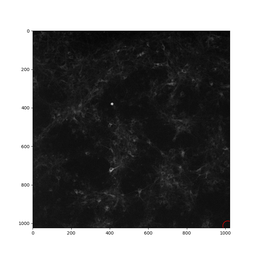
#> input picture results/frames/0.png, 256 x 256 px, shrunk from 800 x 800 before the run, given in place of small.tif, which was not available
$ python main.py
#> lines starting #> are read from the running program, lines starting #| are printed output that depends on the picture; pictures that were not available may be replaced by others from this repository, and a replacement may not be noted
### scripts/display.py
import numpy as np
import matplotlib.pyplot as plt
import matplotlib.animation as animation
import skimage as sk


# [70 lines left out: functions show_image, grid_view, display_video, plot_frame_stat, not called in this run]


def plot_blobs(blobs, ax=None):
    """
    Plot the blobs in an image
    """
    ax = plt.gca() if ax is None else ax

    for b in blobs:
        circle = (plt.Circle((b[1], b[0]), np.sqrt(2) * b[2], color='r', fill=False))
        ax.add_artist(circle)

    return ax


# [81 lines left out: functions plot_blobs_scatter, display_video_blobs, plot_hist_size_blobs, not called in this run]


def plot_number_blob(blobs, ax=None, **kwargs):
    """
    plot the number of blobs as a function of frames
    """
    ax = plt.gca() if ax is None else ax

    number_blob = [len(blob) for blob in blobs]

    ax.plot(number_blob, 'o-')
    ax.set_xlabel("Frame")

    return ax

### scripts/main.py
import numpy as np
from skimage import io
from skimage import filters
from skimage.restoration import denoise_wavelet
from skimage.feature import blob_doh
from skimage.morphology import binary_erosion, binary_dilation
import argparse
import display as d
import os
import matplotlib.pyplot as plt

# construct the argument parser and parse the arguments
# ap = argparse.ArgumentParser()
# ap.add_argument("-i", "--input", required=True,
# 	help="path to input file")
# ap.add_argument("-o", "--output", required=False,
# 	help="path to output video")
# args = vars(ap.parse_args())
#
#
# filename = args['input']


class video_pipeline():
    """
    class to handle video pipeline analysis
    """

    def __init__(self, filename):
        """
        Initialise by setting filename and loading the file
        Parameters
        ----------
        filename: string, path to the video file
        """
        self.filename = filename
        self.load_video()

    def load_video(self):
        """
        Load the video file into `self.original_video`.
        """
        self.original_video = io.imread(self.filename)
#> self.original_video is the input picture: shape (256, 256, 4); mean R, G, B, A 115.8, 115.7, 115.7, 255
        self.current_video = self.original_video
        print("The file {3} contains {0} images of {1}x{2} pixels"
        .format(self.original_video.shape[0], self.original_video.shape[1],
                self.original_video.shape[2], self.filename))
#| The file small.tif contains 256 images of 256x4 pixels

    def filter_video(self):
        """
        apply gaussian filtering to smooth things
        """
        self.current_video = np.array([filters.gaussian(frame, 1)
            for frame in self.current_video])
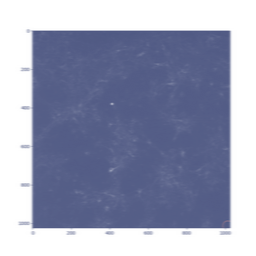
#> self.current_video: shape (256, 256, 4) float64; mean R, G, B, A 0.456, 0.486, 0.618, 0.836; transparent parts drawn white
        # self.current_video = filters.gaussian(self.current_video, 1)

    def calibrate_video(self):
        """
        median correction (could also be mean)
        """
        self.current_video = self.current_video
        - np.median(self.current_video, axis=(1,2))[:,None,None]

    def differentiate_first_frame(self):
        """
        Compute difference with first frame
        """
        self.current_video = self.current_video - self.current_video[0]

    def denoise_video(self):
        """
        Wavelet Denoising
        """
        self.current_video = np.array([denoise_wavelet(frame)
            for frame in self.current_video])
#> self.current_video: shape (256, 256, 4) float64; 17.97% of the values are NaN or infinite; the others: min -0.995, max 3.8e-05, mean -0.489
        # self.current_video = denoise_wavelet(self.current_video)

    def cut_video(self):
        """
        Apply 3 sigma threshold to each frame
        """
        global_thresh = np.array(list(map((lambda x: np.percentile(x, 95)),
            self.current_video)))
        self.current_video[self.current_video < global_thresh[:,None,None]] = 0
#> self.current_video: shape (256, 256, 4) float64; 17.97% of the values are NaN or infinite; the others: min 0, max 3.8e-05, mean 4.86e-09

    def erode_video(self):
        self.current_video = np.array([binary_erosion(frame)
            for frame in self.current_video])

    def dilate_video(self):
        self.current_video = np.array([binary_dilation(frame)
            for frame in self.current_video])

    def find_blob(self, **kwargs):
        """
        Use `skimage.feature.blob_doh`
        """
        self.blobs = [blob_doh(image, **kwargs)
            for image in self.current_video]
#> self.blobs = 256 items, first 6: empty array, empty array, empty array, empty array, empty array, empty array


def save_pipeline(pipeline, filename):
    """
    Save pipeline in a pickle file
    Parameters
    ----------
    pipeline: `video_pipeline`
    filename: string - path to the file to save
    """
    with open(filename, "wb") as file:
        pickle.dump(pipeline, file)


# @profile # used for memory profiler
def main(filename, output_dir="results/"):

    ### Create output directory
    if not os.path.exists(output_dir):
        os.mkdir(output_dir)

    basename = os.path.basename(filename)

    ### Video analysis steps
    pipeline = video_pipeline(filename)
    pipeline.filter_video()
    print("Video filtered")
    pipeline.calibrate_video()
    print("Video calibrated")
    pipeline.differentiate_first_frame()
    print("Video differentiated")
    pipeline.denoise_video()
    print("Video denoised")
    pipeline.cut_video()
    print("Video thresholded")
    pipeline.erode_video()
    print("Video eroded")
    pipeline.erode_video()
    print("Video eroded")
    pipeline.dilate_video()
    print("Video dilated")

    ### Find blobs in each frame. Parameters have been optimized on one file.
    pipeline.find_blob(min_sigma=12, max_sigma=30)
    print("Blob found")

    ### Dump results plots
    fig, ax = plt.subplots(figsize=(12,12))
    d.plot_number_blob(pipeline.blobs, ax=ax)
#> in plot_number_blob, `number_blob = [len(blob) for blob in blobs]`: number_blob = 256 values from 0 to 0
    fig.savefig(output_dir + '/' + 'neurons_number.png')
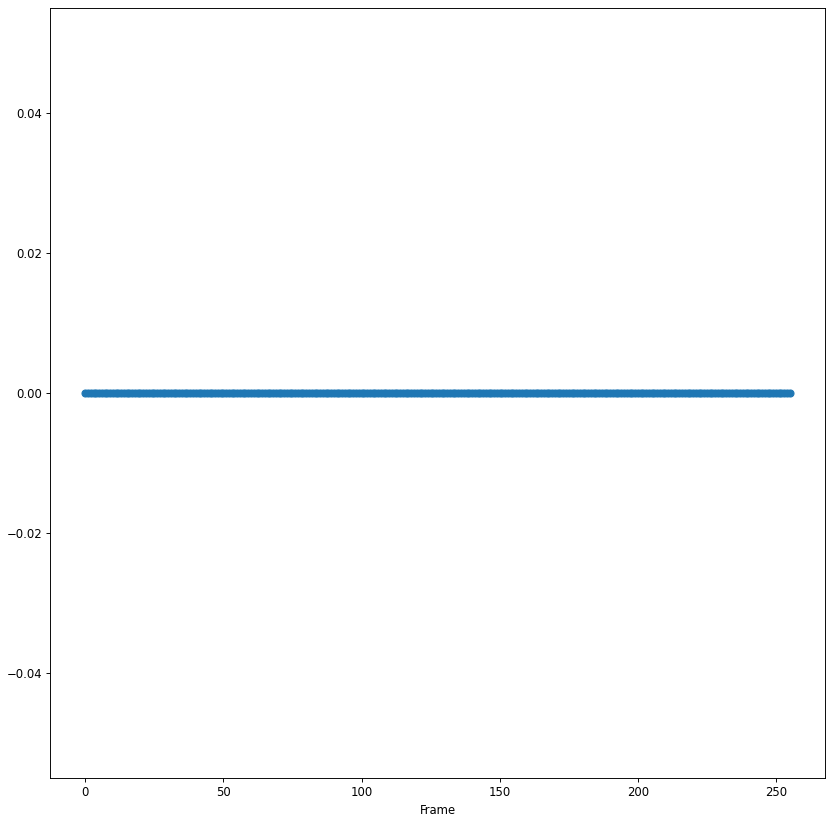
#> figure drawn by matplotlib, 1 panel

    frames_dir = output_dir + '/frames/'
    if not os.path.exists(frames_dir):
        os.mkdir(frames_dir)

    fig, ax = plt.subplots(figsize=(8,8))
    for (i,(frame, blob)) in enumerate(zip(pipeline.original_video,
                                           pipeline.blobs)):
        ax.imshow(frame, cmap='gray')
        d.plot_blobs(blob, ax=ax)
        fig.savefig(frames_dir + "{}.png".format(i))
        ax.clear()
#> this loop made 256 passes
#> pass 1, in main, `fig.savefig(frames_dir + "{}.png".format(i))`:
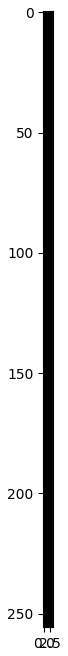
#> figure drawn by matplotlib, 1 panel


    # anim = d.display_video_blobs(pipeline.original_video, pipeline.blobs)
    # plt.show()
    # anim.save("blob.mp4")
    return pipeline


if __name__ == '__main__':
    main("small.tif")
